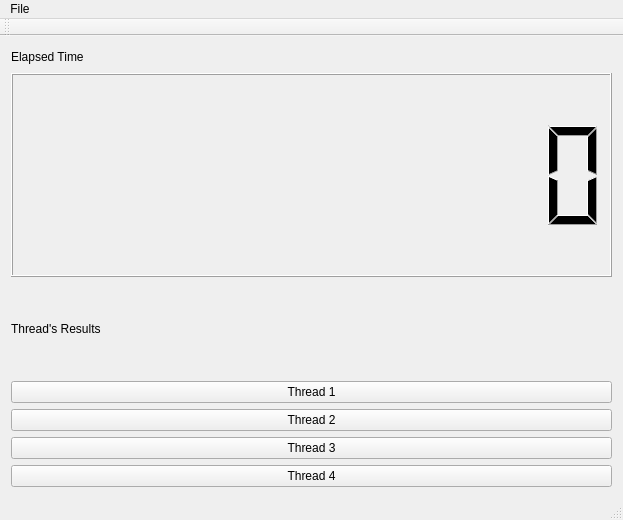
<?xml version="1.0" encoding="UTF-8"?>
<ui version="4.0">
 <class>SudokuMainWindow</class>
 <widget class="QMainWindow" name="SudokuMainWindow">
  <property name="geometry">
   <rect>
    <x>0</x>
    <y>0</y>
    <width>623</width>
    <height>520</height>
   </rect>
  </property>
  <property name="minimumSize">
   <size>
    <width>300</width>
    <height>300</height>
   </size>
  </property>
  <property name="windowTitle">
   <string>SudokuMainWindow</string>
  </property>
  <widget class="QWidget" name="centralWidget">
   <layout class="QGridLayout" name="gridLayout_3">
    <item row="0" column="0">
     <layout class="QGridLayout" name="gridLayout">
      <item row="4" column="1">
       <layout class="QGridLayout" name="gridLayout_2">
        <item row="5" column="0">
         <widget class="QPushButton" name="thread_2">
          <property name="text">
           <string>Thread 3</string>
          </property>
         </widget>
        </item>
        <item row="6" column="0">
         <widget class="QPushButton" name="thread_3">
          <property name="text">
           <string>Thread 4</string>
          </property>
         </widget>
        </item>
        <item row="3" column="0">
         <widget class="QPushButton" name="thread_0">
          <property name="text">
           <string>Thread 1</string>
          </property>
         </widget>
        </item>
        <item row="4" column="0">
         <widget class="QPushButton" name="thread_1">
          <property name="text">
           <string>Thread 2</string>
          </property>
         </widget>
        </item>
        <item row="2" column="0">
         <widget class="QLabel" name="Results">
          <property name="sizePolicy">
           <sizepolicy hsizetype="Minimum" vsizetype="Minimum">
            <horstretch>0</horstretch>
            <verstretch>0</verstretch>
           </sizepolicy>
          </property>
          <property name="minimumSize">
           <size>
            <width>300</width>
            <height>20</height>
           </size>
          </property>
          <property name="text">
           <string>Thread's Results</string>
          </property>
         </widget>
        </item>
       </layout>
      </item>
      <item row="0" column="1">
       <widget class="QLabel" name="elapsed_time">
        <property name="sizePolicy">
         <sizepolicy hsizetype="Minimum" vsizetype="Minimum">
          <horstretch>0</horstretch>
          <verstretch>0</verstretch>
         </sizepolicy>
        </property>
        <property name="minimumSize">
         <size>
          <width>300</width>
          <height>20</height>
         </size>
        </property>
        <property name="maximumSize">
         <size>
          <width>16777215</width>
          <height>20</height>
         </size>
        </property>
        <property name="text">
         <string>Elapsed Time</string>
        </property>
       </widget>
      </item>
      <item row="1" column="1">
       <widget class="QLCDNumber" name="timer">
        <property name="font">
         <font>
          <stylestrategy>PreferAntialias</stylestrategy>
         </font>
        </property>
        <property name="smallDecimalPoint">
         <bool>false</bool>
        </property>
        <property name="digitCount">
         <number>10</number>
        </property>
        <property name="value" stdset="0">
         <double>0.000000000000000</double>
        </property>
        <property name="intValue" stdset="0">
         <number>0</number>
        </property>
       </widget>
      </item>
     </layout>
    </item>
   </layout>
  </widget>
  <widget class="QMenuBar" name="menuBar">
   <property name="geometry">
    <rect>
     <x>0</x>
     <y>0</y>
     <width>623</width>
     <height>21</height>
    </rect>
   </property>
   <widget class="QMenu" name="menuFile">
    <property name="title">
     <string>File</string>
    </property>
    <addaction name="actionOpen"/>
    <addaction name="actionSavee"/>
    <addaction name="actionExit"/>
   </widget>
   <addaction name="menuFile"/>
  </widget>
  <widget class="QToolBar" name="mainToolBar">
   <attribute name="toolBarArea">
    <enum>TopToolBarArea</enum>
   </attribute>
   <attribute name="toolBarBreak">
    <bool>false</bool>
   </attribute>
  </widget>
  <widget class="QStatusBar" name="statusBar"/>
  <action name="actionOpen">
   <property name="text">
    <string>Open</string>
   </property>
  </action>
  <action name="actionSavee">
   <property name="text">
    <string>Save</string>
   </property>
  </action>
  <action name="actionExit">
   <property name="text">
    <string>Exit</string>
   </property>
  </action>
 </widget>
 <layoutdefault spacing="6" margin="11"/>
 <resources/>
 <connections/>
</ui>
